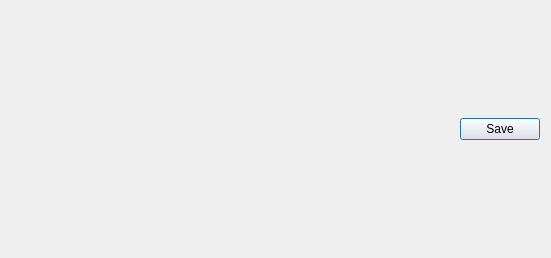
<?xml version="1.0" encoding="UTF-8"?>
<ui version="4.0">
 <class>RegisterAccountDataDialog</class>
 <widget class="QDialog" name="RegisterAccountDataDialog">
  <property name="geometry">
   <rect>
    <x>0</x>
    <y>0</y>
    <width>551</width>
    <height>258</height>
   </rect>
  </property>
  <property name="windowTitle">
   <string>Dialog</string>
  </property>
  <layout class="QVBoxLayout" name="verticalLayout_2">
   <item>
    <layout class="QVBoxLayout" name="verticalLayout"/>
   </item>
   <item>
    <layout class="QHBoxLayout" name="horizontalLayout">
     <item>
      <spacer name="horizontalSpacer">
       <property name="orientation">
        <enum>Qt::Horizontal</enum>
       </property>
       <property name="sizeHint" stdset="0">
        <size>
         <width>40</width>
         <height>20</height>
        </size>
       </property>
      </spacer>
     </item>
     <item>
      <widget class="QPushButton" name="pushButton">
       <property name="text">
        <string>Save</string>
       </property>
      </widget>
     </item>
    </layout>
   </item>
  </layout>
 </widget>
 <resources/>
 <connections/>
</ui>
